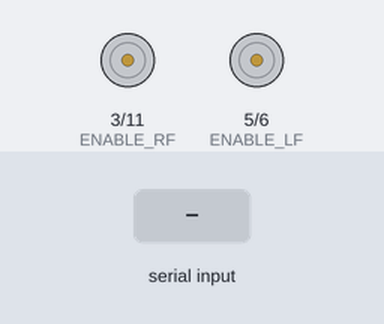
Simulated run of this sketch. Board: Arduino Uno, built with avr-gcc and run on an emulated ATmega328P. Parts: motor-driver pin pairs drawn as motors (green arrow = first pin HIGH = forward, orange = second pin HIGH = backward, longer = more drive). The inputs (shaded band) are chosen by the test bench.

Above: at 1.2 s.
1.3 s: "90,45;" received over Serial
At 2.1 s:
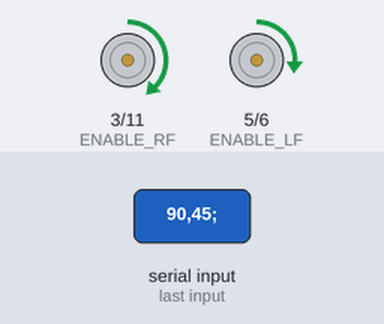
3.8 s: "30,150;" received over Serial
At 4.1 s:
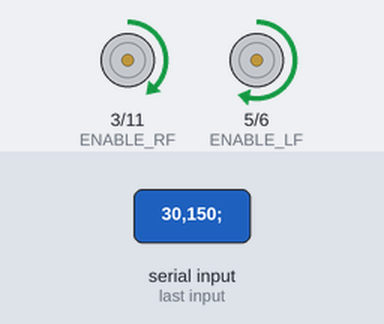
6.3 s: "5;" received over Serial
At 7.0 s:
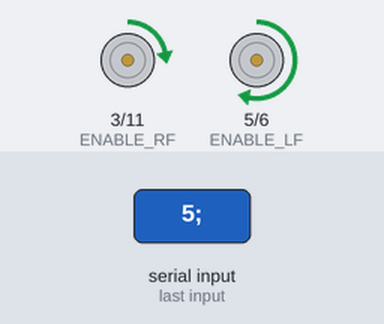
8.8 s: "90;" received over Serial
At 9.6 s:
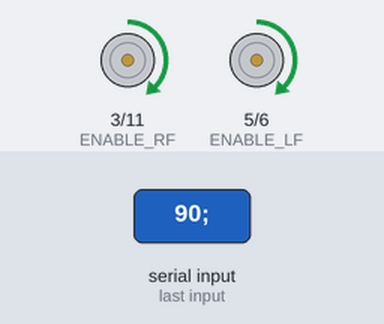
11.3 s: "200;" received over Serial
At 12.1 s:
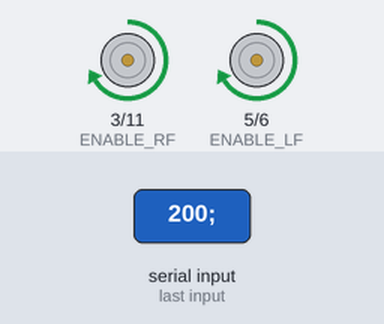
13.8 s: "1,90;" received over Serial
At 16.0 s:
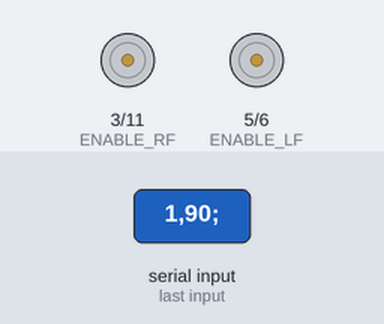
Timing chart, 0 to 17.3 s (numbered marks = the images above; inputs shaded):
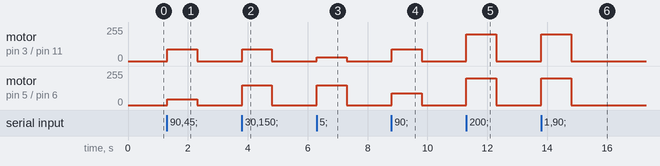

Measured:
- after the input at 1.3 s, motor on pin 3 (ENABLE_RF) / pin 11 (ENABLE_RB): stopped → forward 90/255 at once, → stopped 1.0 s later; motor on pin 5 (ENABLE_LF) / pin 6 (ENABLE_LB): stopped → forward 45/255 at once, → stopped 1.0 s later
- after the input at 3.8 s, motor on pin 3 (ENABLE_RF) / pin 11 (ENABLE_RB): stopped → forward 90/255 at once, → stopped 1.0 s later; motor on pin 5 (ENABLE_LF) / pin 6 (ENABLE_LB): stopped → forward 150/255 at once, → stopped 1.0 s later
- after the input at 6.3 s, motor on pin 3 (ENABLE_RF) / pin 11 (ENABLE_RB): stopped → forward 30/255 at once, → stopped 1.0 s later; motor on pin 5 (ENABLE_LF) / pin 6 (ENABLE_LB): stopped → forward 150/255 at once, → stopped 1.0 s later
- after the input at 8.8 s, motor on pin 3 (ENABLE_RF) / pin 11 (ENABLE_RB), motor on pin 5 (ENABLE_LF) / pin 6 (ENABLE_LB): stopped → forward 90/255 at once, → stopped 1.0 s later
- after the input at 11.3 s, motor on pin 3 (ENABLE_RF) / pin 11 (ENABLE_RB), motor on pin 5 (ENABLE_LF) / pin 6 (ENABLE_LB): stopped → forward 200/255 at once, → stopped 1.0 s later
- after the input at 13.8 s, motor on pin 3 (ENABLE_RF) / pin 11 (ENABLE_RB), motor on pin 5 (ENABLE_LF) / pin 6 (ENABLE_LB): stopped → forward 200/255 at once, → stopped 1.0 s later

The sketch:

Mini_MotorDriver.ino
```cpp
int ENABLE_LF = 5;  //LF = LEFT FORWARD
int ENABLE_LB = 6;  //LB = LEFT BACKWARD

int ENABLE_RF = 3;  //RF = RIGHT FORWARD
int ENABLE_RB = 11; //RB = RIGHT BACKWARD

int VALUEleft = 0;
int VALUEright = 0;

String BLUETOOTH;

void setup() {
  pinMode (ENABLE_LF, OUTPUT);
  pinMode (ENABLE_LB, OUTPUT);
  pinMode (ENABLE_RF, OUTPUT);
  pinMode (ENABLE_RB, OUTPUT);

  Serial.begin(9600);
}

void loop() {
  BLUETOOTH = Serial.readStringUntil (';');

  int commaIndex = BLUETOOTH.indexOf(',');
  String RmotorValue = BLUETOOTH.substring(0, commaIndex);
  String LmotorValue = BLUETOOTH.substring(commaIndex + 1);
  int VALUEright = RmotorValue.toInt();
  int VALUEleft = LmotorValue.toInt();

  if ((VALUEleft == 0) && (VALUEright == 0)) {
    digitalWrite (ENABLE_LF, LOW);
    digitalWrite (ENABLE_LB, LOW);
    digitalWrite (ENABLE_RF, LOW);
    digitalWrite (ENABLE_RB, LOW);
  }
  else if ((VALUEleft == 0) && (VALUEright > 0)) {
    digitalWrite (ENABLE_LF, LOW);
    digitalWrite (ENABLE_LB, LOW);
    analogWrite (ENABLE_RF, VALUEright);
    digitalWrite (ENABLE_RB, LOW);
  }
  else if ((VALUEleft == 0) && (VALUEright < 0)) {
    VALUEright = VALUEright * -1;
    digitalWrite (ENABLE_LF, LOW);
    digitalWrite (ENABLE_LB, LOW);
    digitalWrite (ENABLE_RF, LOW);
    analogWrite (ENABLE_RB, VALUEright);
  }
  else if ((VALUEleft > 0) && (VALUEright == 0)) {
    analogWrite (ENABLE_LF, VALUEleft);
    digitalWrite (ENABLE_LB, LOW);
    digitalWrite (ENABLE_RF, LOW);
    digitalWrite (ENABLE_RB, LOW);
  }
  else if ((VALUEleft > 0) && (VALUEright > 0)) {
    analogWrite (ENABLE_LF, VALUEleft);
    digitalWrite (ENABLE_LB, LOW);
    analogWrite (ENABLE_RF, VALUEright);
    digitalWrite (ENABLE_RB, LOW);
  }
  else if ((VALUEleft > 0) && (VALUEright < 0)) {
    VALUEright = VALUEright * -1;
    analogWrite (ENABLE_LF, VALUEleft);
    digitalWrite (ENABLE_LB, LOW);
    digitalWrite (ENABLE_RF, LOW);
    analogWrite (ENABLE_RB, VALUEright);
  }
  else if ((VALUEleft < 0) && (VALUEright == 0)) {
    VALUEleft = VALUEleft * -1;
    digitalWrite (ENABLE_LF, LOW);
    analogWrite (ENABLE_LB, VALUEleft);
    digitalWrite (ENABLE_RF, LOW);
    digitalWrite (ENABLE_RB, LOW);
  }
  else if ((VALUEleft < 0) && (VALUEright > 0)) {
    VALUEleft = VALUEleft * -1;
    digitalWrite (ENABLE_LF, LOW);
    analogWrite (ENABLE_LB, VALUEleft);
    analogWrite (ENABLE_RF, VALUEright);
    digitalWrite (ENABLE_RB, LOW);
  }
  else if ((VALUEleft < 0) && (VALUEright < 0)) {
    VALUEleft = VALUEleft * -1;
    VALUEright = VALUEright * -1;
    digitalWrite (ENABLE_LF, LOW);
    analogWrite (ENABLE_LB, VALUEleft);
    digitalWrite (ENABLE_RF, LOW);
    analogWrite (ENABLE_RB, VALUEright);
  }
}
```
